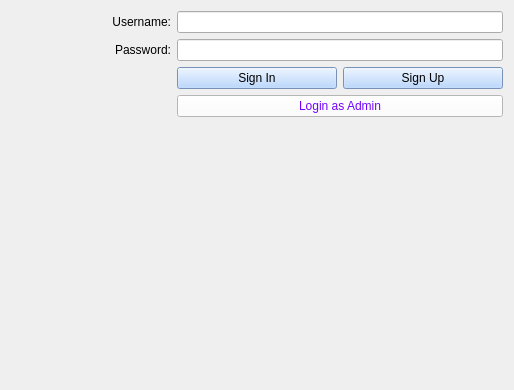
<?xml version="1.0" encoding="UTF-8"?>
<ui version="4.0">
 <class>Form</class>
 <widget class="QWidget" name="Form">
  <property name="geometry">
   <rect>
    <x>0</x>
    <y>0</y>
    <width>514</width>
    <height>390</height>
   </rect>
  </property>
  <property name="windowTitle">
   <string>User Authentication</string>
  </property>
  <property name="windowIcon">
   <iconset>
    <normaloff>auth_icon.jpg</normaloff>auth_icon.jpg</iconset>
  </property>
  <property name="styleSheet">
   <string notr="true">font: 12pt &quot;MS Shell Dlg 2&quot;;</string>
  </property>
  <layout class="QHBoxLayout" name="horizontalLayout">
   <item>
    <layout class="QVBoxLayout" name="verticalLayout">
     <item>
      <layout class="QGridLayout" name="gridLayout">
       <item row="0" column="4" colspan="2">
        <widget class="QLineEdit" name="user_lineEdit"/>
       </item>
       <item row="1" column="4" colspan="2">
        <widget class="QLineEdit" name="pwdlineEdit">
         <property name="echoMode">
          <enum>QLineEdit::Password</enum>
         </property>
        </widget>
       </item>
       <item row="1" column="1">
        <widget class="QLabel" name="label_2">
         <property name="text">
          <string>Password:</string>
         </property>
         <property name="alignment">
          <set>Qt::AlignRight|Qt::AlignTrailing|Qt::AlignVCenter</set>
         </property>
        </widget>
       </item>
       <item row="3" column="4">
        <widget class="QPushButton" name="signin_btn">
         <property name="styleSheet">
          <string notr="true">background-color: rgb(167, 205, 255);</string>
         </property>
         <property name="text">
          <string>Sign In</string>
         </property>
         <property name="shortcut">
          <string>Return</string>
         </property>
        </widget>
       </item>
       <item row="0" column="1">
        <widget class="QLabel" name="label">
         <property name="layoutDirection">
          <enum>Qt::LeftToRight</enum>
         </property>
         <property name="text">
          <string>Username:</string>
         </property>
         <property name="alignment">
          <set>Qt::AlignRight|Qt::AlignTrailing|Qt::AlignVCenter</set>
         </property>
        </widget>
       </item>
       <item row="4" column="4" colspan="2">
        <widget class="QPushButton" name="admin_btn">
         <property name="styleSheet">
          <string notr="true">background-color: rgb(255, 255, 255);
color: rgb(116, 2, 255);</string>
         </property>
         <property name="text">
          <string>Login as Admin</string>
         </property>
        </widget>
       </item>
       <item row="3" column="5">
        <widget class="QPushButton" name="change_btn">
         <property name="styleSheet">
          <string notr="true">background-color: rgb(167, 205, 255);</string>
         </property>
         <property name="text">
          <string>Sign Up</string>
         </property>
        </widget>
       </item>
       <item row="5" column="4" colspan="2" alignment="Qt::AlignHCenter">
        <widget class="QLabel" name="response_label">
         <property name="styleSheet">
          <string notr="true">color: rgb(255, 0, 0);</string>
         </property>
         <property name="text">
          <string/>
         </property>
        </widget>
       </item>
      </layout>
     </item>
    </layout>
   </item>
  </layout>
 </widget>
 <resources/>
 <connections/>
</ui>
